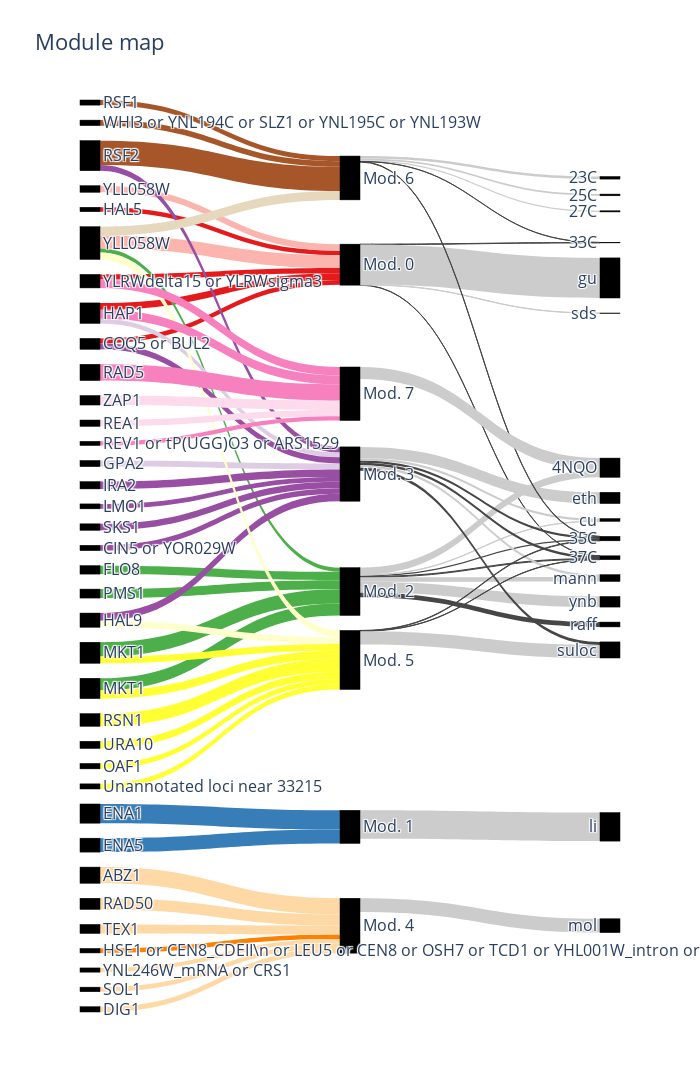

This figure's notebook cell:
### Code cell
import plotly.graph_objects as go
import plotly.io as pio
fig = go.Figure(data=[go.Sankey(
    node = dict(
      pad = 15,
      thickness = 20,
      line = dict(color = "black", width = 0.5),
      label = label,
      color = "black"

    ),
    link = dict(
      source = source,
      target = target,
      value = value,
      color = color
  ))])

fig.update_layout(title_text="Module map", font_size=16,  width=700, height=1200)
fig.show()
pio.write_image(fig, "sankey.svg")

### Figure 1 — Plotly figure (JSON) as saved in the notebook; plotly's stock layout.template omitted (floating-point values rounded to 4 significant figures; data arrays with more than 128 entries replaced by an {"elided": "..."} marker saying what was removed)
{"data": [{"link": {"color": {"elided": "191 str values"}, "source": {"elided": "191 int values"}, "target": {"elided": "191 int values"}, "value": {"elided": "191 float values"}}, "node": {"color": "black", "label": ["Mod. 0", "Mod. 1", "Mod. 2", "Mod. 3", "Mod. 4", "Mod. 5", "Mod. 6", "Mod. 7", "OAF1", "ENA5", "ENA1", "GPA2", "FLO8", "HSE1 or CEN8_CDEII\\n or LEU5 or CEN8 or OSH7 or TCD1 or YHL001W_intron or YHR001W-A_mRNA", "HAL5", "ZAP1", "RSF2", "LMO1", "RAD5", "REA1", "HAP1", "YLRWdelta15 or YLRWsigma3", "YLL058W", "YLL058W", "COQ5 or BUL2", "RSF1", "RSN1", "Unannotated loci near 33215", "URA10", "TEX1", "RAD50", "YNL246W_mRNA or CRS1", "WHI3 or YNL194C or SLZ1 or YNL195C or YNL193W", "MKT1", "MKT1", "PMS1", "ABZ1", "SOL1", "HAL9", "IRA2", "CIN5 or YOR029W", "REV1 or tP(UGG)O3 or ARS1529", "DIG1", "SKS1", "4NQO", "23C", "25C", "27C", "30C", "33C", "35C", "37C", "cu", "eth", "gu", "li", "mann", "mol", "raff", "sds", "suloc", "ynb", "all other effects"], "line": {"color": "black", "width": 0.5}, "pad": 15, "thickness": 20}, "type": "sankey"}], "layout": {"font": {"size": 16}, "height": 1200, "title": {"text": "Module map"}, "width": 700}}
